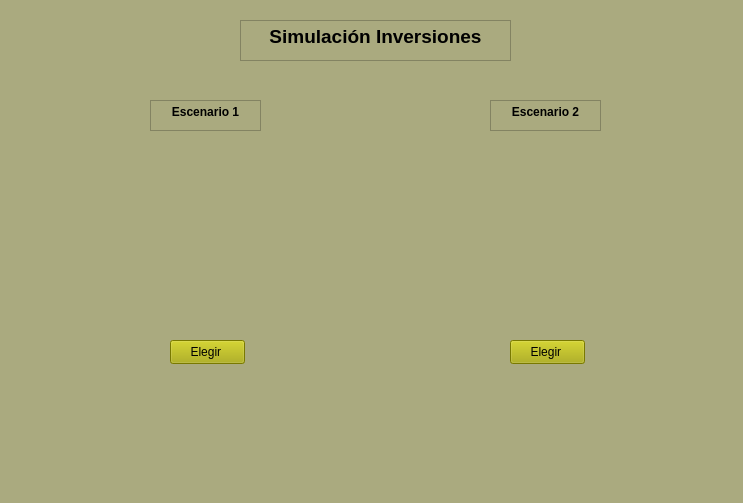
<?xml version="1.0" encoding="UTF-8"?>
<ui version="4.0">
 <class>MainWindow</class>
 <widget class="QMainWindow" name="MainWindow">
  <property name="geometry">
   <rect>
    <x>0</x>
    <y>0</y>
    <width>743</width>
    <height>503</height>
   </rect>
  </property>
  <property name="windowTitle">
   <string>MainWindow</string>
  </property>
  <property name="styleSheet">
   <string notr="true">background-color: rgb(170, 170, 127);</string>
  </property>
  <widget class="QWidget" name="centralwidget">
   <widget class="QLabel" name="label">
    <property name="geometry">
     <rect>
      <x>410</x>
      <y>150</y>
      <width>251</width>
      <height>171</height>
     </rect>
    </property>
    <property name="text">
     <string>&lt;html&gt;&lt;head/&gt;&lt;body&gt;&lt;p&gt;&lt;img src=&quot;:/cct/escenario2.png&quot;/&gt;&lt;/p&gt;&lt;/body&gt;&lt;/html&gt;</string>
    </property>
   </widget>
   <widget class="QPushButton" name="boton_elegir2">
    <property name="geometry">
     <rect>
      <x>510</x>
      <y>340</y>
      <width>75</width>
      <height>24</height>
     </rect>
    </property>
    <property name="styleSheet">
     <string notr="true">background-color: rgb(170, 170, 0);</string>
    </property>
    <property name="text">
     <string>Elegir </string>
    </property>
   </widget>
   <widget class="QTextEdit" name="textEdit">
    <property name="geometry">
     <rect>
      <x>490</x>
      <y>100</y>
      <width>111</width>
      <height>31</height>
     </rect>
    </property>
    <property name="html">
     <string>&lt;!DOCTYPE HTML PUBLIC &quot;-//W3C//DTD HTML 4.0//EN&quot; &quot;http://www.w3.org/TR/REC-html40/strict.dtd&quot;&gt;
&lt;html&gt;&lt;head&gt;&lt;meta name=&quot;qrichtext&quot; content=&quot;1&quot; /&gt;&lt;meta charset=&quot;utf-8&quot; /&gt;&lt;style type=&quot;text/css&quot;&gt;
p, li { white-space: pre-wrap; }
&lt;/style&gt;&lt;/head&gt;&lt;body style=&quot; font-family:'Segoe UI'; font-size:9pt; font-weight:400; font-style:normal;&quot;&gt;
&lt;p align=&quot;center&quot; style=&quot; margin-top:0px; margin-bottom:0px; margin-left:0px; margin-right:0px; -qt-block-indent:0; text-indent:0px;&quot;&gt;&lt;span style=&quot; font-weight:700;&quot;&gt;Escenario 2&lt;/span&gt;&lt;/p&gt;&lt;/body&gt;&lt;/html&gt;</string>
    </property>
   </widget>
   <widget class="QLabel" name="label_2">
    <property name="geometry">
     <rect>
      <x>80</x>
      <y>150</y>
      <width>261</width>
      <height>171</height>
     </rect>
    </property>
    <property name="text">
     <string>&lt;html&gt;&lt;head/&gt;&lt;body&gt;&lt;p&gt;&lt;img src=&quot;:/cct1/escenario1.png&quot;/&gt;&lt;/p&gt;&lt;/body&gt;&lt;/html&gt;</string>
    </property>
   </widget>
   <widget class="QTextEdit" name="textEdit_2">
    <property name="geometry">
     <rect>
      <x>150</x>
      <y>100</y>
      <width>111</width>
      <height>31</height>
     </rect>
    </property>
    <property name="html">
     <string>&lt;!DOCTYPE HTML PUBLIC &quot;-//W3C//DTD HTML 4.0//EN&quot; &quot;http://www.w3.org/TR/REC-html40/strict.dtd&quot;&gt;
&lt;html&gt;&lt;head&gt;&lt;meta name=&quot;qrichtext&quot; content=&quot;1&quot; /&gt;&lt;meta charset=&quot;utf-8&quot; /&gt;&lt;style type=&quot;text/css&quot;&gt;
p, li { white-space: pre-wrap; }
&lt;/style&gt;&lt;/head&gt;&lt;body style=&quot; font-family:'Segoe UI'; font-size:9pt; font-weight:400; font-style:normal;&quot;&gt;
&lt;p align=&quot;center&quot; style=&quot; margin-top:0px; margin-bottom:0px; margin-left:0px; margin-right:0px; -qt-block-indent:0; text-indent:0px;&quot;&gt;&lt;span style=&quot; font-weight:700;&quot;&gt;Escenario 1&lt;/span&gt;&lt;/p&gt;&lt;/body&gt;&lt;/html&gt;</string>
    </property>
   </widget>
   <widget class="QPushButton" name="boton_elegir1">
    <property name="geometry">
     <rect>
      <x>170</x>
      <y>340</y>
      <width>75</width>
      <height>24</height>
     </rect>
    </property>
    <property name="styleSheet">
     <string notr="true">background-color: rgb(170, 170, 0);</string>
    </property>
    <property name="text">
     <string>Elegir </string>
    </property>
   </widget>
   <widget class="QTextEdit" name="textEdit_3">
    <property name="geometry">
     <rect>
      <x>240</x>
      <y>20</y>
      <width>271</width>
      <height>41</height>
     </rect>
    </property>
    <property name="html">
     <string>&lt;!DOCTYPE HTML PUBLIC &quot;-//W3C//DTD HTML 4.0//EN&quot; &quot;http://www.w3.org/TR/REC-html40/strict.dtd&quot;&gt;
&lt;html&gt;&lt;head&gt;&lt;meta name=&quot;qrichtext&quot; content=&quot;1&quot; /&gt;&lt;meta charset=&quot;utf-8&quot; /&gt;&lt;style type=&quot;text/css&quot;&gt;
p, li { white-space: pre-wrap; }
&lt;/style&gt;&lt;/head&gt;&lt;body style=&quot; font-family:'Segoe UI'; font-size:9pt; font-weight:400; font-style:normal;&quot;&gt;
&lt;p align=&quot;center&quot; style=&quot; margin-top:0px; margin-bottom:0px; margin-left:0px; margin-right:0px; -qt-block-indent:0; text-indent:0px;&quot;&gt;&lt;span style=&quot; font-size:14pt; font-weight:700;&quot;&gt;Simulación Inversiones&lt;/span&gt;&lt;/p&gt;&lt;/body&gt;&lt;/html&gt;</string>
    </property>
   </widget>
  </widget>
  <widget class="QMenuBar" name="menubar">
   <property name="geometry">
    <rect>
     <x>0</x>
     <y>0</y>
     <width>743</width>
     <height>22</height>
    </rect>
   </property>
  </widget>
  <widget class="QStatusBar" name="statusbar"/>
 </widget>
 <resources>
  <include location="../../mainWindow/imagen2.qrc"/>
  <include location="../../mainWindow/imagen1.qrc"/>
 </resources>
 <connections/>
</ui>
